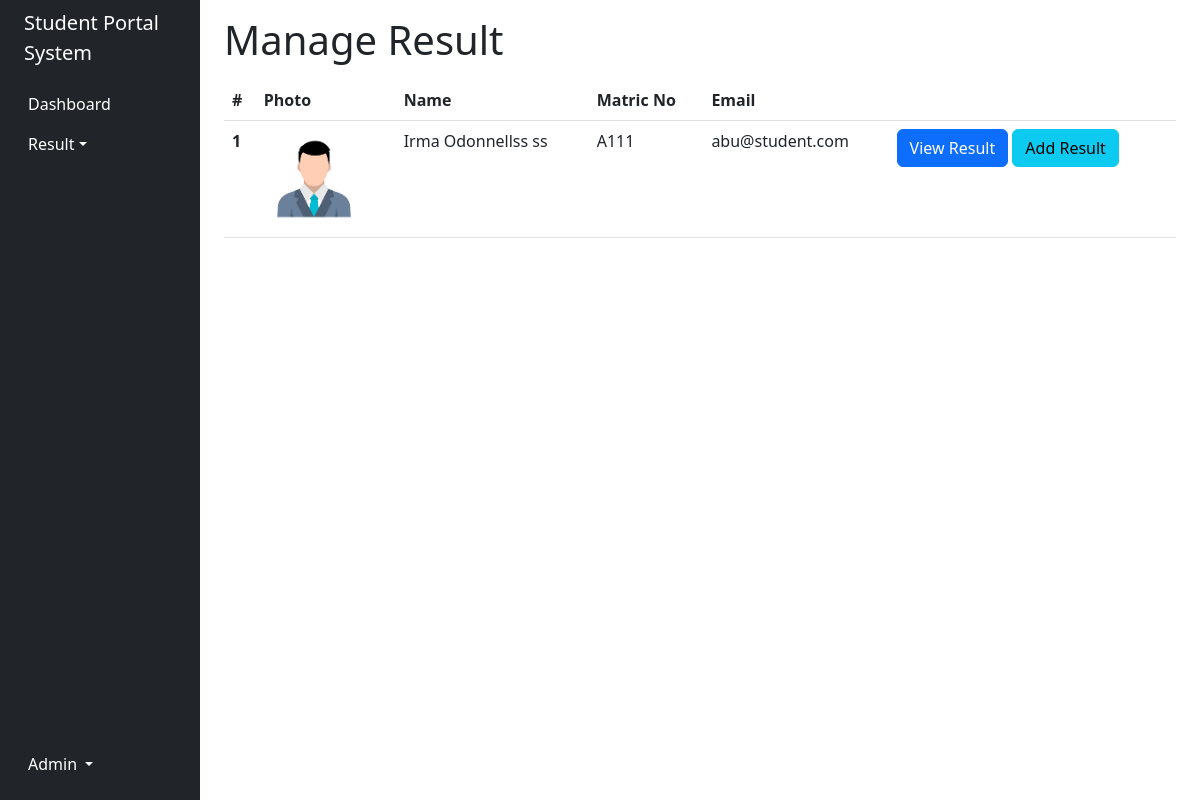
The app's page /lecturer/result.php (signed in) with its own data.
### tables this page shows
CREATE TABLE `students` (
  `id` int(11) NOT NULL,
  `name` varchar(255) NOT NULL,
  `matric` varchar(255) NOT NULL,
  `email` varchar(255) NOT NULL,
  `birthday` varchar(255) NOT NULL,
  `address` varchar(255) NOT NULL,
  `phone` varchar(255) NOT NULL,
  `gender` varchar(255) NOT NULL,
  `photo` varchar(255) NOT NULL,
  `password` varchar(255) NOT NULL
);

### controller/lecturer-controller.php (called while the page is built, shortened)
<?php
require(asset('controller/controller.php'));
function getStudents()
{
    $results = array();
    $ids = getStudentSubject();
    $in = '(' . implode(',', $ids) . ')';
    $query = "SELECT * FROM students WHERE id IN $in";
    $result = mysqlj($query);
    if ($result->num_rows > 0) {
        while ($row = mysqli_fetch_assoc($result)) {
            $results[] = $row;
        }
    }
    return $results;
}
function getStudentSubject()
{
    $results = array();
    $id = $_SESSION['id'];
    $query = "SELECT student_id FROM student_subjects WHERE subject_id IN (SELECT id FROM subjects WHERE teacher_id=$id)";
    $result = mysqlj($query);
    if ($result->num_rows > 0) {
        while ($row = mysqli_fetch_assoc($result)) {
            $results[] = $row['student_id'];
        }
    }
    return $results;
}

### controller/controller.php (called while the page is built, shortened)
<?php
$conn = mysqli_connect($_ENV['DB_HOST'], $_ENV['DB_USERNAME'], $_ENV['DB_PASSWORD'], $_ENV['DB_DATABASE']);
function mysqlj($query)
{
    global $conn;
    return mysqli_query($conn, $query);
}

### config/include.php (called while the page is built, shortened)
<?php
function route($path)
{
    return $_ENV['URL_PATH'] . $path;
}

### lecturer/result.php (the view, shortened to what this page needs)
<?php
include('../config/include.php');
include(asset('controller/lecturer-controller.php'));
$students = getStudents();
?>
<!DOCTYPE html>
<html lang="en">
<head>
    <link href="https://cdn.jsdelivr.net/npm/bootstrap@5.2.3/dist/css/bootstrap.min.css" rel="stylesheet">
    <link rel="stylesheet" href="https://cdn.jsdelivr.net/npm/bootstrap-icons@1.10.3/font/bootstrap-icons.css">
</head>
<body>
    <div class="container-fluid">
        <div class="row flex-nowrap">
            <?php include(asset('lecturer/inc/sidebar.php')) ?>
            <div class="col py-3">
                <div class="container">
                    <h1>Manage Result</h1>
                    <table class="table mt-3">
                        <thead>
                            <tr>
                                <th scope="col">#</th>
                                <th scope="col">Photo</th>
                                <th scope="col">Name</th>
                                <th scope="col">Matric No</th>
                                <th scope="col">Email</th>
                                <th scope="col"></th>
                            </tr>
                        </thead>
                        <tbody>
                            <?php foreach ($students as $key => $student) { ?>
                                <tr>
                                    <th scope="row"><?= $key+1 ?></th>
                                    <td>
                                        <img src="<?= route($student['photo']) ?>" width="100" height="100">
                                    </td>
                                    <td><?= $student['name'] ?></td>
                                    <td><?= $student['matric'] ?></td>
                                    <td><?= $student['email'] ?></td>
                                    <td>
                                        <a href="<?= route('lecturer/result-view.php?student_id=' . $student['id']) ?>" class="btn btn-primary">View Result</a>
                                        <a href="<?= route('lecturer/result-add.php?student_id=' . $student['id']) ?>" class="btn btn-info">Add Result</a>
                                    </td>
                                </tr>
                            <?php } ?>
                        </tbody>
                    </table>
            </div>
        </div>
    </div>
</body>
</html>

### records on screen
students: photo (placeholder picture), name "Irma Odonnellss ss", matric "A111", email "abu@student.com"

### other values on screen
$_ENV['APP_NAME'] "Student Portal System"
$_SESSION['name'] "Admin"
